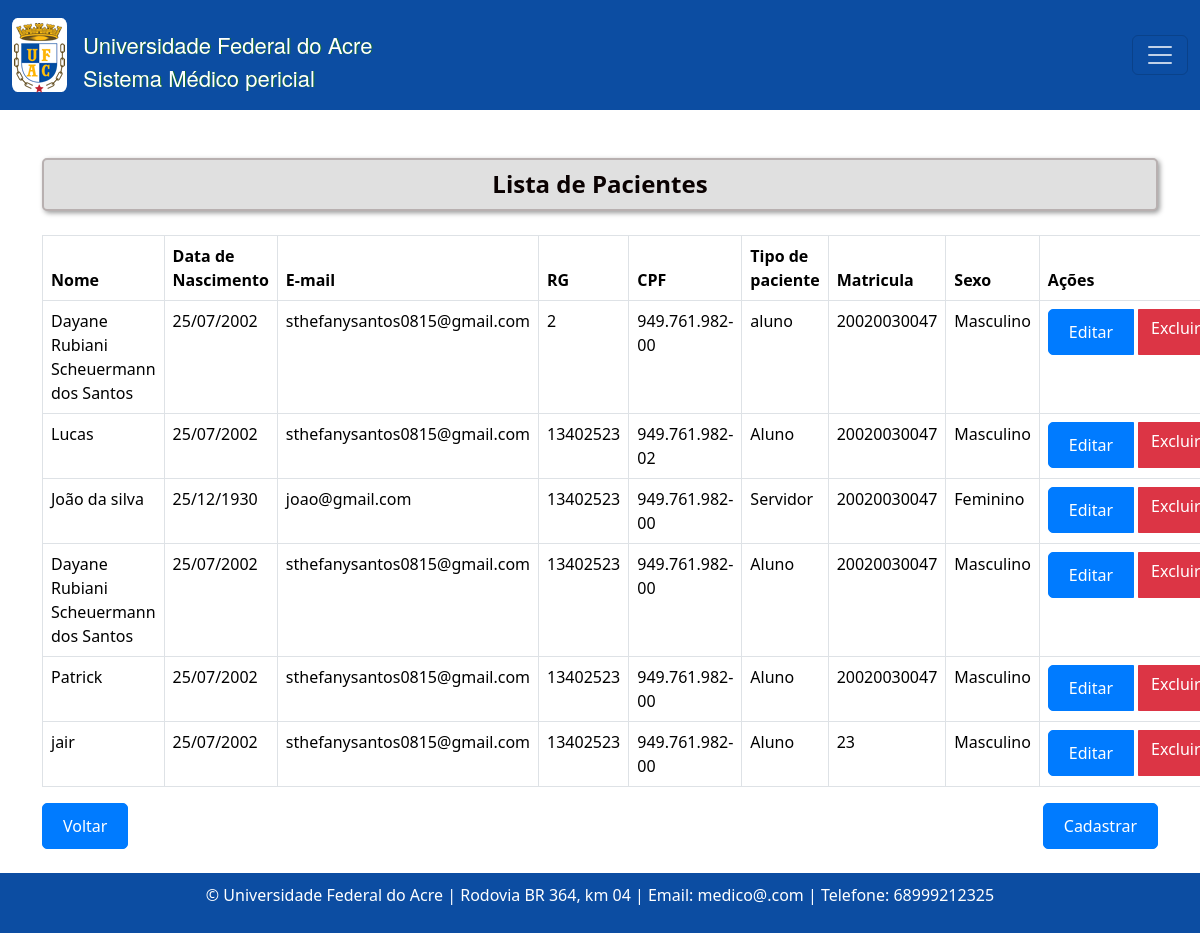
/pacientes/, run on an earlier commit of the app's database.
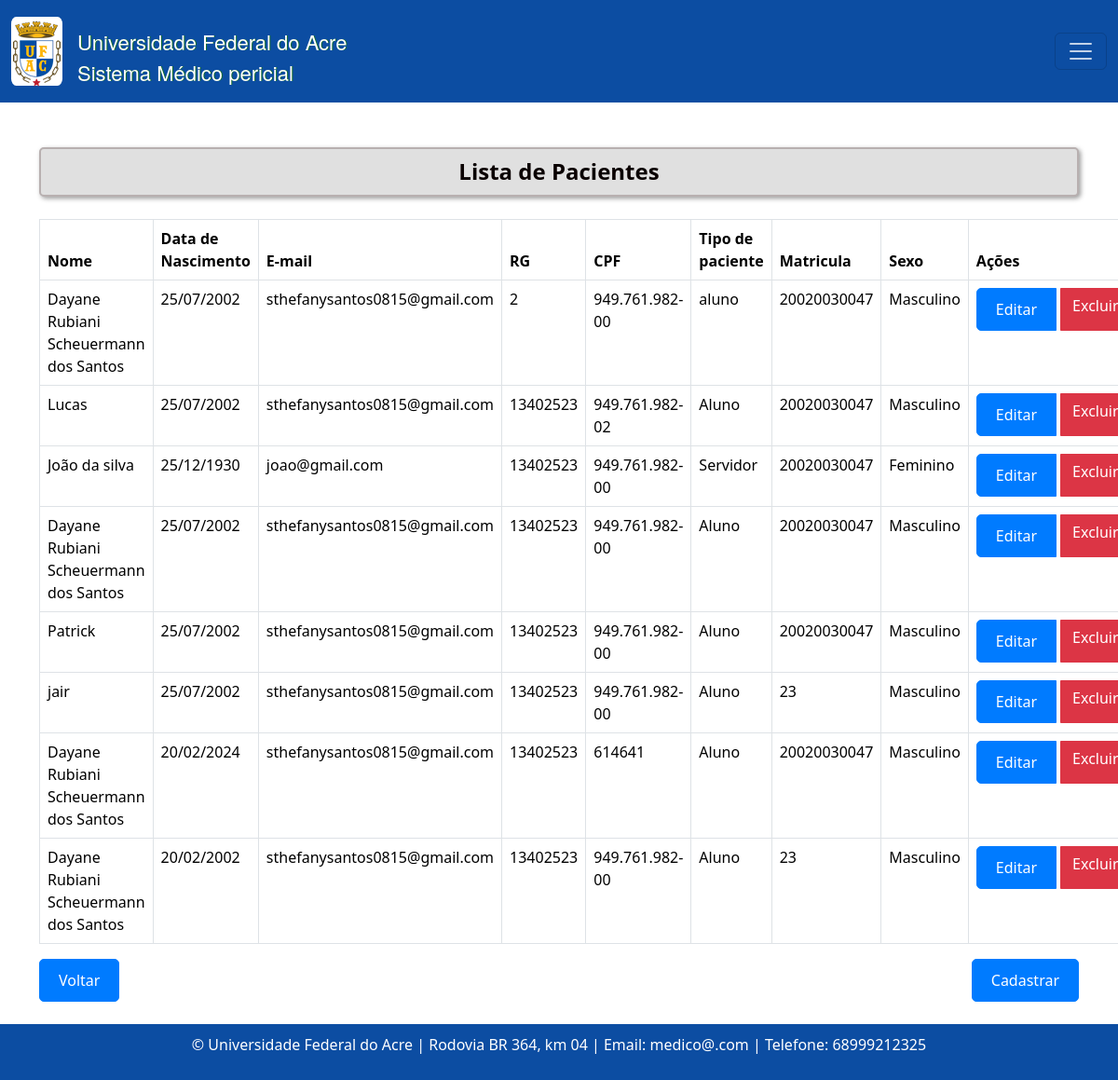
And on a later commit of the database.
### consulta/models.py (models this page shows, shortened)
class Paciente(models.Model):
    nome = models.CharField(max_length=100)
    data_nascimento = models.DateField()
    email = models.EmailField()
    rg = models.CharField(max_length=20)
    cpf = models.CharField(max_length=14, validators=[validate_cpf])
    sexo = models.CharField(max_length=1, choices=[('M', 'Masculino'), ('F', 'Feminino')])
    matricula = models.CharField(max_length=20)
    TIPO_PACIENTE_CHOICES = [
        ('Aluno', 'Aluno'),
        ('Servidor', 'Servidor'),
        ('Outro', 'Outro'),
    ]
    tipo_paciente = models.CharField(max_length=20, choices=TIPO_PACIENTE_CHOICES)
    cargo_funcao = models.CharField(max_length=50, default='', blank=True, null=True,)
    cep = models.CharField(max_length=9)
    cidade = models.CharField(max_length=50)
    bairro = models.CharField(max_length=50, default='')
    uf = models.CharField(max_length=2)
    numero = models.CharField(max_length=10)
    ddd_telefone = models.CharField(max_length=3)
    complemento = models.CharField(max_length=100, blank=True, null=True, default='')  # Adicionando o valor padrão aqui

### consulta/views.py (the view)
# urls.py: path('pacientes/', listar_pacientes, name= 'pacienteListagem' ),
def listar_pacientes(request):
    pacientes = Paciente.objects.all()
    return render(request, 'consultas/listagem_pacientes.html', {'pacientes': pacientes})

### templates/consultas/listagem_pacientes.html (shortened to what this page needs)
{% extends "base.html" %}
{% block content %}
  <h4 class="text-center mb-4 custom-title">Lista de Pacientes</h4>
  <table class="table table-bordered">
    <thead>
      <tr>
        <th>Nome</th>
        <th>Data de Nascimento</th>
        <th>E-mail</th>
        <th>RG</th>
        <th>CPF</th>
        <th>Tipo de paciente</th>
        <th>Matricula</th>
        <th>Sexo</th>
        <th>Ações</th>
      </tr>
    </thead>
    <tbody>
      {% for paciente in pacientes %}
      <tr class="paciente-row">
        <td>{{ paciente.nome }}</td>
        <td>{{ paciente.data_nascimento | date:"d/m/Y "}}</td>
        <td>{{ paciente.email }}</td>
        <td>{{ paciente.rg }}</td>
        <td>{{ paciente.cpf }}</td>
        <td>{{ paciente.tipo_paciente }}</td>
        <td>{{ paciente.matricula }}</td>
        <td>{{ paciente.get_sexo_display }}</td>
        <td>
          <div class="btn-group" role="group" aria-label="Ações">
            <a href="{% url 'pacienteEditar' paciente.id %}" class="btn btn-primary">Editar</a>
            <a href="{% url 'pacienteExcluir' paciente.id %}" class="btn btn-danger ms-1">Excluir</a>
        </div>
        </td>
      </tr>
      {% endfor %}
    </tbody>
  </table>
  <div class="d-flex justify-content-between">
    <a class="btn btn-primary" href="{% url 'home' %}">Voltar</a>
    <a class="btn btn-primary" href="{% url 'pacienteCreate'  %}">Cadastrar</a>
  </div>
{% endblock %}

### templates/base.html (shortened to what this page needs)
<!DOCTYPE html>
<html lang="pt-br">
{%load static%}
<head>
    <link rel="stylesheet" type="text/css"  href="{% static 'bootstrap5.3.2/css/bootstrap.css' %}" >
    <link rel="stylesheet" type="text/css" href="{% static 'css/estilos.css' %}">
    <link rel="stylesheet" href="{% static 'font-awesome-4.6.3/css/font-awesome.css' %}">
    <link rel="stylesheet" type="text/css" href="{% static 'css/estilos.css' %}">
</head>
<body style="min-height: 100vh; display: flex; flex-direction: column;">
{% include 'linha_usuario.html' %}
    <div class="container mt-5" style="flex: 1;">
        {% block content %}{% endblock %}
    </div>
    <footer class="text-center mt-4" style="background-color: #0C4DA2; color: white; padding: 10px;">
        <p>&copy; {{ year }} Universidade Federal do Acre | Rodovia BR 364, km 04 | Email: medico@.com | Telefone: 68999212325</p>
    </footer>
</body>
</html>

### templates/linha_usuario.html (shortened to what this page needs)
<nav class="navbar" style="background-color: #0C4DA2; color: white;">
    {% load static %}
    <div class="container-fluid">
        <div class="navbar ">
            <a class="navbar-brand text-white" href="#">
                <img src="{% static 'imagens/logo_ufac_2.png' %}" style="margin: auto; display: flex ">
            </a>
            <span class="topo">
                    Universidade Federal do Acre <br>
                    Sistema Médico pericial<br>
                </span>
        </div>
        <button class="navbar-toggler" type="button" data-bs-toggle="offcanvas" data-bs-target="#offcanvasNavbar"
                aria-controls="offcanvasNavbar">
            <span class="navbar-toggler-icon" style="filter: brightness(0) invert(1);"></span>
        </button>
    </div>
</nav>

### static/css/estilos.css (style rules this page uses)
* { scroll-behavior: smooth ; }
.navbar-brand { background-color: white; width: 55px; height: 74px; display: flex; align-items: center; justify-content: center; border-radius: 10%; }
.navbar-toggler { color:#ffffff; }
.custom-title { font-size: 24px; font-weight: bold; color: #0a0101; background-color: #e0e0e0; padding: 10px; border: 2px solid #b8b0b0; border-radius: 5px; box-shadow: 2px 2px 5px #9b9b9b; margin-bottom: 5px; }
.topo { color: white!important; font-weight: 500; margin-top: 12px; padding: 0; font-size: 22px; text-shadow: 1px 0.2px #146C2D; font-family: "Helvetica Neue", Helvetica, Arial, sans-serif; }
.btn-primary { background-color: #007bff; color: #fff; border: 1px solid #007bff; border-radius: 5px; padding: 10px 20px; text-decoration: none; display: inline-block; transition: background-color 0.3s ease; }

What changed in the data, as far as the page shows it:
added Paciente: nome "Dayane Rubiani Scheuermann dos Santos", data_nascimento "20/02/2024", email "sthefanysantos0815@gmail.com", rg "13402523", cpf "614641", tipo_paciente "Aluno", matricula "20020030047", sexo "Masculino"
added Paciente: nome "Dayane Rubiani Scheuermann dos Santos", data_nascimento "20/02/2002", email "sthefanysantos0815@gmail.com", rg "13402523", cpf "949.761.982-00", tipo_paciente "Aluno", matricula "23", sexo "Masculino"
